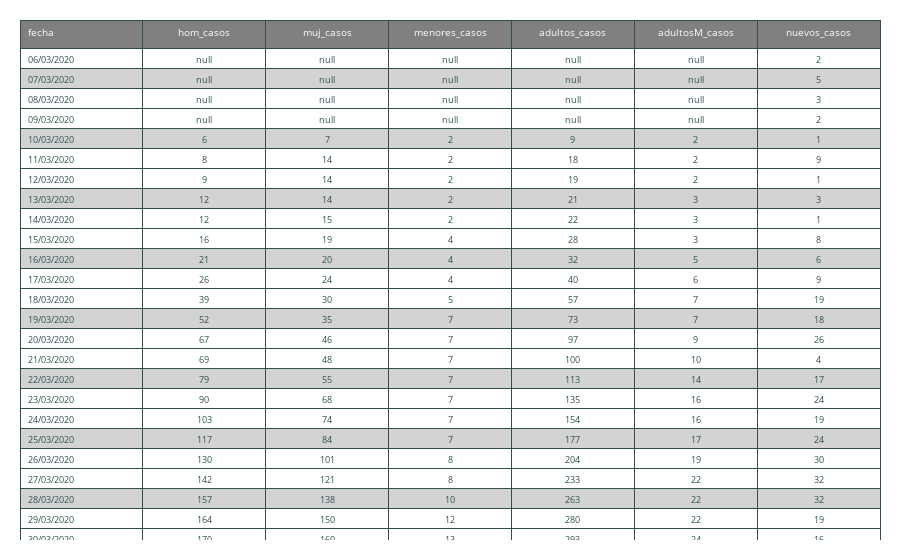

Notebook code for this chart:
### Markdown cell above
#### Creación del gráfico

### Code cell
# Generación de la tabla únicamente con los datos Covid general

headerColor = 'grey'
rowEvenColor = 'lightgrey'
rowOddColor = 'white'

table1 = go.Figure(data=[go.Table(header=dict(values=list(covid_generales.columns),
                            line_color='darkslategray',
                            fill_color=headerColor,
                            align=['left','center'],
                            font=dict(color='white', size=10),
                                    
                                 ),
                              cells=dict(values=[
                                covid_generales.fecha,
                                covid_generales.hom_casos, 
                                covid_generales.muj_casos, 
                                covid_generales.menores_casos,
                                covid_generales.adultos_casos,
                                covid_generales.adultosM_casos,
                                covid_generales.nuevos_casos
                              ],
                            line_color='darkslategray',
                            # Colores intercalados
                            fill_color = [[rowOddColor,rowEvenColor,rowOddColor]*817],
                            align = ['left', 'center'],
                            font = dict(color = 'darkslategray', size = 9),
                                        
                                    ))
                     ])

table1.update_layout(
    margin=dict(l=20, r=20, t=20, b=20)
)

table1.show()

### Figure 1 — Plotly figure (JSON) as saved in the notebook; plotly's stock layout.template omitted (floating-point values rounded to 4 significant figures; data arrays with more than 128 entries replaced by an {"elided": "..."} marker saying what was removed)
{"data": [{"cells": {"align": ["left", "center"], "fill": {"color": {"elided": "1x2451 str values"}}, "font": {"color": "darkslategray", "size": 9}, "line": {"color": "darkslategray"}, "values": {"elided": "7x816 mixed values"}}, "header": {"align": ["left", "center"], "fill": {"color": "grey"}, "font": {"color": "white", "size": 10}, "line": {"color": "darkslategray"}, "values": ["fecha", "hom_casos", "muj_casos", "menores_casos", "adultos_casos", "adultosM_casos", "nuevos_casos"]}, "type": "table"}], "layout": {"margin": {"b": 20, "l": 20, "r": 20, "t": 20}}}
